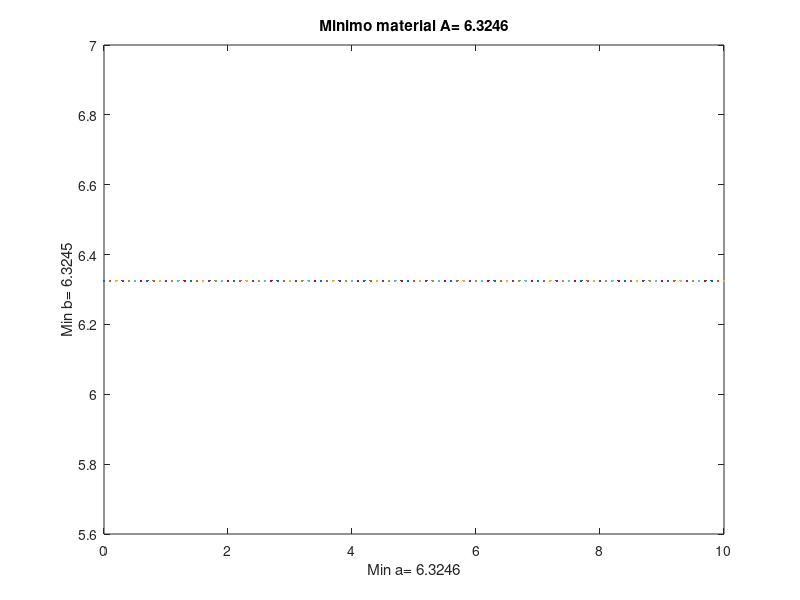

This chart was generated by the following MATLAB code:
% Octave Script
% Title         :Funcion mínimo material para la alberca
% Description   :Script del ejercicio de la alberca
% Author        :Rafael Miranda Jimenez, Maria Guadalupe Martinez Santiago, Diana Hernandez Franco
% Date          :20211013
% Version       :1
% Usage         :octave> /path/alberca
% Notes         :Requiere aplicación octave y usar linea de comandos

% limpiar variables
 clear
 disp("Una persona tiene su casa en un patio rectangular que mide 20 por 30 metros y desea construir una alberca de forma rectangular, cuya área sea de 40 metros cuadrados. Determina las dimensiones del rectángulo para que la cantidad de material que use en las paredes sea mínima."); 
% Minimo material para la alberca
% Rango de 0..10 en i= 0.1
  r=0:0.1:10;
% Valor de la funcion (a, b)
ar= @(ar)sqrt(40);
ab=@(ab) 40/6.3246;
% Función a plotear
y= sqrt(40);
z=40/6.3246;
% Funcion para valor minimo
resr = fminbnd(ar,0,10);
resr1 = fminbnd(ab,0,10);
% Dibujar r,y
plot (r,y);

% Titulo
  title (['Minimo material A= ' num2str(ar (resr))]);
% Etiqueta para a
  xlabel(['Min a= ' num2str( ar(resr)) ] );
% Etiqueta para b
  ylabel(['Min b= ' num2str( ab(resr1))] );   
  
 
  


